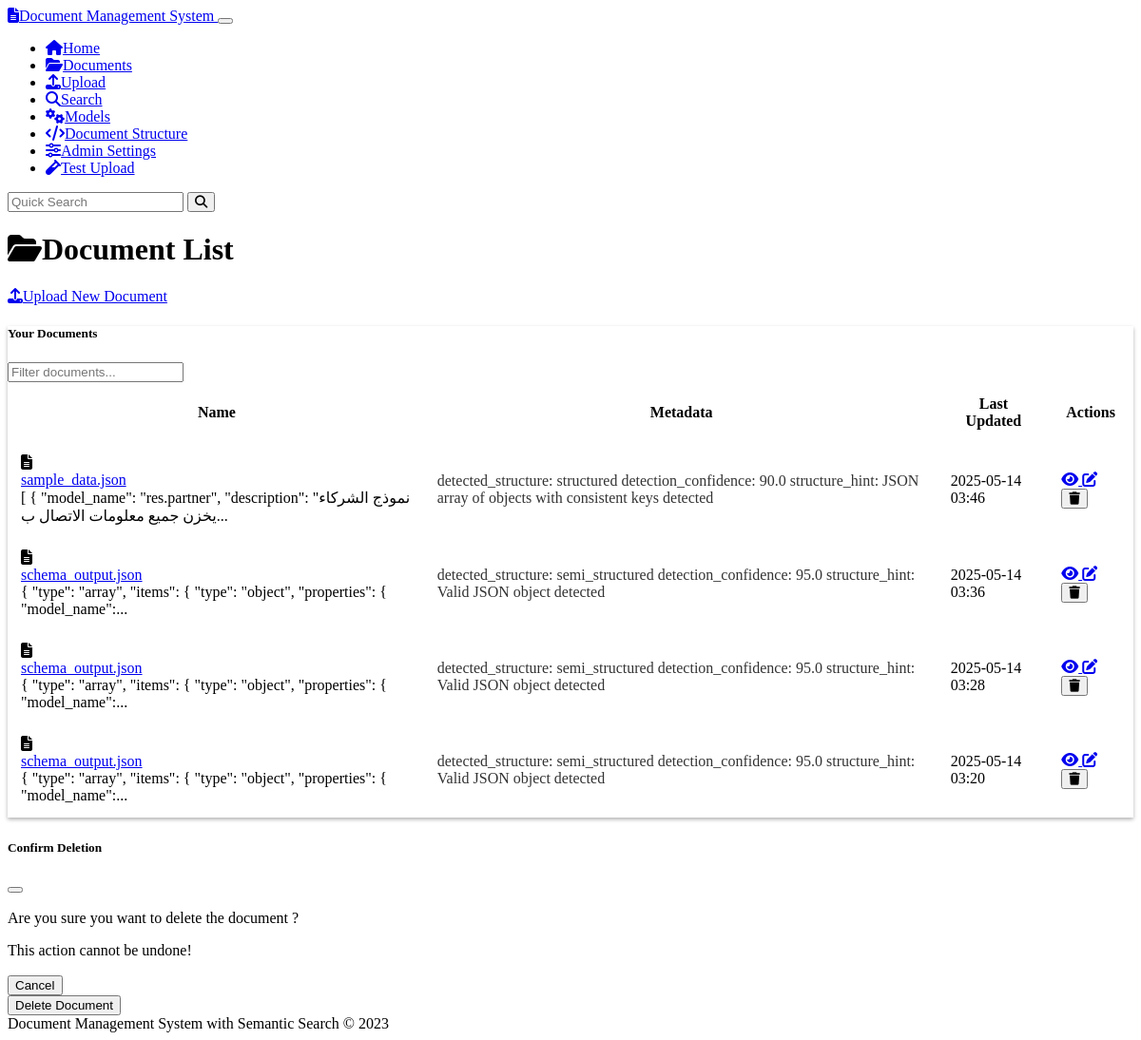
Screenshot of /documents with the database file from the repository.
### models.py (models this page shows, shortened)
class Document(db.Model):
    id = db.Column(db.String(36), primary_key=True, default=lambda: str(uuid.uuid4()))
    name = db.Column(db.String(255), nullable=False)
    content = db.Column(db.Text, nullable=False)
    mime_type = db.Column(db.String(100), nullable=False)
    created_at = db.Column(db.DateTime, default=datetime.datetime.utcnow)
    updated_at = db.Column(db.DateTime, default=datetime.datetime.utcnow, onupdate=datetime.datetime.utcnow)
    chunks = db.relationship('Chunk', backref='document', cascade='all, delete-orphan')
    doc_metadata = db.relationship('Metadata', backref='document', cascade='all, delete-orphan')

class Metadata(db.Model):
    id = db.Column(db.String(36), primary_key=True, default=lambda: str(uuid.uuid4()))
    document_id = db.Column(db.String(36), db.ForeignKey('document.id'), nullable=False)
    key = db.Column(db.String(100), nullable=False)
    value = db.Column(db.String(255), nullable=False)

### routes.py (the view)
@app.route('/documents')
def document_list():
    documents = Document.query.order_by(Document.updated_at.desc()).all()
    documents_with_metadata = []
    for doc in documents:
        doc_metadata = Metadata.query.filter_by(document_id=doc.id).all()
        documents_with_metadata.append({
            'document': doc,
            'metadata': doc_metadata
        })
    return render_template('document_list.html', documents=documents_with_metadata)

### templates/document_list.html (shortened to what this page needs)
{% extends 'base.html' %}
{% block content %}
<div class="row mb-4">
    <div class="col-md-6">
        <h1><i class="fas fa-folder-open me-2"></i>Document List</h1>
    </div>
    <div class="col-md-6 text-md-end">
        <a href="{{ url_for('upload') }}" class="btn btn-primary">
            <i class="fas fa-upload me-1"></i>Upload New Document
        </a>
    </div>
</div>
{% if documents %}
    <div class="row mb-4">
        <div class="col-12">
            <div class="card">
                <div class="card-header">
                    <div class="row align-items-center">
                        <div class="col-md-6">
                            <h5 class="mb-0">Your Documents</h5>
                        </div>
                        <div class="col-md-6">
                            <input type="text" id="document-search" class="form-control" placeholder="Filter documents...">
                        </div>
                    </div>
                </div>
                <div class="table-responsive">
                    <table class="table table-hover align-middle mb-0">
                        <thead>
                            <tr>
                                <th>Name</th>
                                <th>Metadata</th>
                                <th>Last Updated</th>
                                <th class="text-center">Actions</th>
                            </tr>
                        </thead>
                        <tbody>
                            {% for doc_item in documents %}
                                <tr class="document-row">
                                    <td>
                                        <div class="d-flex align-items-center">
                                            <i class="fas fa-file-alt text-muted me-2"></i>
                                            <div>
                                                <a href="{{ url_for('document_view', document_id=doc_item.document.id) }}" class="text-decoration-none">
                                                    {{ doc_item.document.name }}
                                                </a>
                                                <div class="small text-muted">
                                                    {{ (doc_item.document.content[:100] + '...') if doc_item.document.content|length > 100 else doc_item.document.content }}
                                                </div>
                                            </div>
                                        </div>
                                    </td>
                                    <td>
                                        {% if doc_item.metadata %}
                                            {% for meta in doc_item.metadata %}
                                                <span class="badge bg-secondary me-1">
                                                    {{ meta.key }}: {{ meta.value }}
                                                </span>
                                            {% endfor %}
                                        {% else %}
                                            <span class="text-muted">No metadata</span>
                                        {% endif %}
                                    </td>
                                    <td>{{ doc_item.document.updated_at.strftime('%Y-%m-%d %H:%M') }}</td>
                                    <td>
                                        <div class="btn-group">
                                            <a href="{{ url_for('document_view', document_id=doc_item.document.id) }}"
                                               class="btn btn-sm btn-outline-info" title="View Document">
                                                <i class="fas fa-eye"></i>
                                            </a>
                                            <a href="{{ url_for('document_edit', document_id=doc_item.document.id) }}"
                                               class="btn btn-sm btn-outline-warning" title="Edit Document">
                                                <i class="fas fa-edit"></i>
                                            </a>
                                            <button type="button" class="btn btn-sm btn-outline-danger delete-document"
                                                    data-document-id="{{ doc_item.document.id }}"
                                                    data-document-name="{{ doc_item.document.name }}"
                                                    title="Delete Document">
                                                <i class="fas fa-trash"></i>
                                            </button>
                                        </div>
                                    </td>
                                </tr>
                            {% endfor %}
                        </tbody>
                    </table>
                </div>
            </div>
        </div>
    </div>
{% else %}
    <div class="alert alert-info">
        <i class="fas fa-info-circle me-2"></i>No documents found. <a href="{{ url_for('upload') }}">Upload your first document</a>!
    </div>
{% endif %}
<div class="modal fade" id="deleteDocumentModal" tabindex="-1" aria-labelledby="deleteDocumentModalLabel" aria-hidden="true">
    <div class="modal-dialog">
        <div class="modal-content">
            <div class="modal-header">
                <h5 class="modal-title" id="deleteDocumentModalLabel">Confirm Deletion</h5>
                <button type="button" class="btn-close" data-bs-dismiss="modal" aria-label="Close"></button>
            </div>
            <div class="modal-body">
                <p>Are you sure you want to delete the document <strong id="delete-document-name"></strong>?</p>
                <p class="text-danger">This action cannot be undone!</p>
            </div>
            <div class="modal-footer">
                <button type="button" class="btn btn-secondary" data-bs-dismiss="modal">Cancel</button>
                <form id="delete-document-form" method="post">
                    <button type="submit" class="btn btn-danger">Delete Document</button>
                </form>
            </div>
        </div>
    </div>
</div>
{% endblock %}

### static/css/custom.css (style rules this page uses)
body { min-height: 100vh; display: flex; flex-direction: column; }
.badge.bg-secondary { opacity: 0.8; }
.card { box-shadow: 0 0.125rem 0.25rem rgba(0, 0, 0, 0.3); margin-bottom: 1.5rem; }
.card-header { font-weight: 500; }
.btn { font-weight: 500; }
.btn-primary { background-color: var(--bs-primary); border-color: var(--bs-primary); }
.table > :not(caption) > * > * { padding: 0.75rem; }
.modal-header { border-bottom: 1px solid rgba(255, 255, 255, 0.1); }
.modal-footer { border-top: 1px solid rgba(255, 255, 255, 0.1); }

### rows the page displays
Document: document.name "sample_data.json", content "[ { \"model_name\": \"res.partner\", \"description\": \"نموذج الشركاء يخزن جميع معلومات الاتصال ب...", document.updated_at "2025-05-14 03:46"
Metadata: key "detected_structure", value "structured"
Metadata: key "detection_confidence", value "90.0"
Metadata: key "structure_hint", value "JSON array of objects with consistent keys detected"
Document: document.name "schema_output.json", content "{ \"type\": \"array\", \"items\": { \"type\": \"object\", \"properties\": { \"model_name\":...", document.updated_at "2025-05-14 03:36"
Metadata: key "detected_structure", value "semi_structured"
Metadata: key "detection_confidence", value "95.0"
Metadata: key "structure_hint", value "Valid JSON object detected"
Document: document.name "schema_output.json", content "{ \"type\": \"array\", \"items\": { \"type\": \"object\", \"properties\": { \"model_name\":...", document.updated_at "2025-05-14 03:28"
Metadata: key "detected_structure", value "semi_structured"
Metadata: key "detection_confidence", value "95.0"
Metadata: key "structure_hint", value "Valid JSON object detected"
Document: document.name "schema_output.json", content "{ \"type\": \"array\", \"items\": { \"type\": \"object\", \"properties\": { \"model_name\":...", document.updated_at "2025-05-14 03:20"
Metadata: key "detected_structure", value "semi_structured"
Metadata: key "detection_confidence", value "95.0"
Metadata: key "structure_hint", value "Valid JSON object detected"
